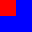

This is a level from a 2D game, rendered from its Tiled map with the project's own tilesets. A one-line summary and the complete map file follow:
An orthogonal 2x2 tile map with 16x16 px tiles, 1 tile layer (Ground) and 4 objects (player_spawn, collision, path, trigger).

<map version="1.10" orientation="orthogonal" renderorder="right-down" width="2" height="2" tilewidth="16" tileheight="16" infinite="0" nextlayerid="3" nextobjectid="5">
 <tileset firstgid="1" name="test" tilewidth="16" tileheight="16" tilecount="2" columns="2">
  <image source="test_tiles.png" width="32" height="16" />
  <tile id="0">
   <animation>
    <frame tileid="0" duration="200" />
    <frame tileid="1" duration="200" />
   </animation>
  </tile>
 </tileset>
 <layer id="1" name="Ground" width="2" height="2">
  <data encoding="csv">
1,2,
2,2
</data>
 </layer>
 <objectgroup id="2" name="Objects">
  <object id="1" name="player_spawn" x="8" y="8" />
  <object id="2" type="collision" x="0" y="16" width="32" height="16" />
  <object id="3" name="path" x="4" y="4">
   <polyline points="0,0 16,16" />
  </object>
  <object id="4" name="door" class="trigger" x="16" y="0" width="16" height="16" />
 </objectgroup>
</map>
